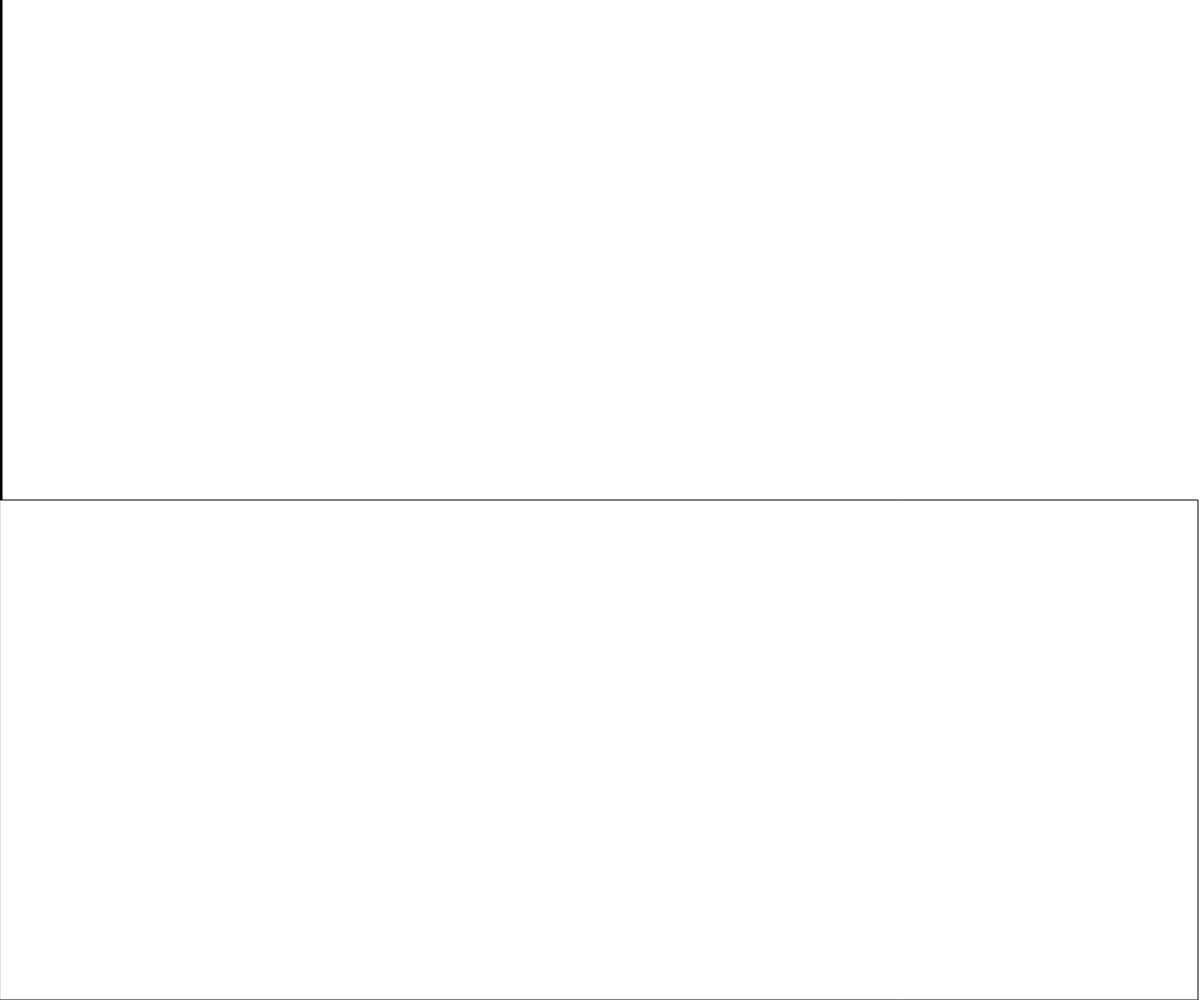
Frame 1 (no input)
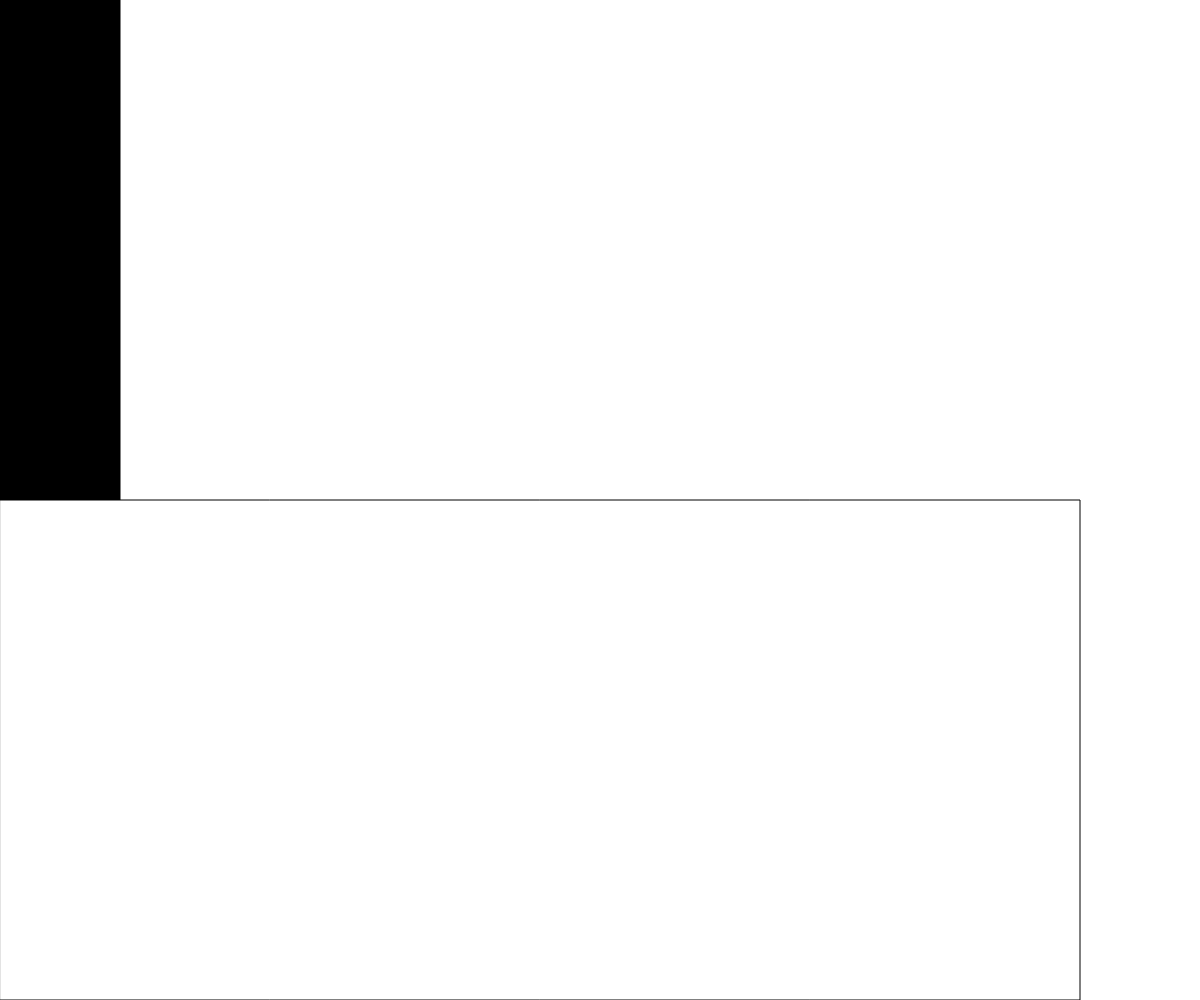
Frame 60 (no input)
Frame 120 (the mouse pressed at the canvas centre since frame 60): identical to frame 60, image omitted

The p5.js sketch that drew these frames (run headless with seeded random() and noise() and a simulated clock; from frame 60 on, the mouse is pressed at the canvas centre):

// p5.js sketch
// ── sketch.js
let startTime = 0;
let duration = 10000;

let rectSize = 0;
let rectSize2;

function setup() {
  createCanvas(windowWidth, windowHeight);
  console.log(millis());
  rectSize2 = width;
}

function draw() {
  background(255);

  let now = millis();
  //console.log(now, startTime, duration);
  if (startTime + duration < now) {
    console.log("time is up");
  }

  let elapsed = millis() - startTime;
  rectSize = map(elapsed, 0, duration, 0, width);
  fill(0);
  rect(0, 0, rectSize, height / 2);

  rectSize2 = map(elapsed, 0, duration, width, 0);
  fill(255);
  rect(0, height / 2, rectSize2, height / 2);

  //console.log(millis());
}

function mousePressed() {
  startTime = millis();
}
